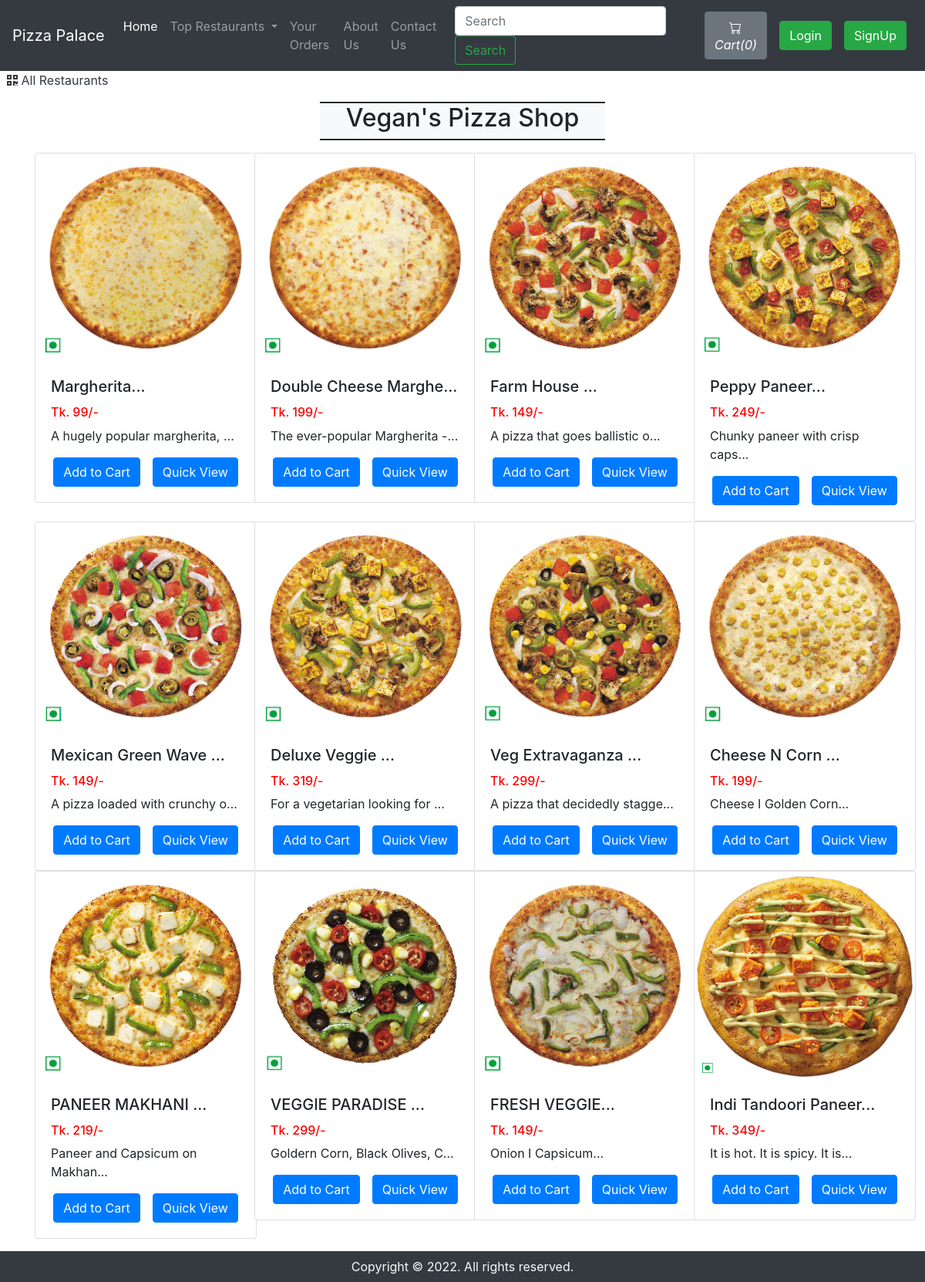
The app's page /pizzaListDisp.php?resid=1 with its own data.
### tables this page shows
CREATE TABLE `system_info` (
  `interim_id` int(11) NOT NULL,
  `sys_Name` varchar(21) NOT NULL,
  `email` varchar(40) NOT NULL,
  `sys_Contact01` bigint(21) NOT NULL,
  `contact2` bigint(21) DEFAULT NULL COMMENT 'Not required',
  `address` text NOT NULL,
  `date_time` datetime NOT NULL DEFAULT current_timestamp()
);

CREATE TABLE `pizza_items` (
  `pizza_id` int(12) NOT NULL,
  `pizza_Name` varchar(255) NOT NULL,
  `pizza_Price` int(12) NOT NULL,
  `pizza_Description` text NOT NULL,
  `pizza_res_id` int(12) NOT NULL,
  `pizza_AddDate` datetime NOT NULL DEFAULT current_timestamp()
);

### pizzaListDisp.php (the view, shortened to what this page needs)
<!doctype html>
<html lang="en">
<head>
    <link rel="stylesheet" href="https://stackpath.bootstrapcdn.com/bootstrap/4.4.1/css/bootstrap.min.css">
    <link rel="stylesheet" href="https://use.fontawesome.com/releases/v5.8.2/css/all.css">
</head>
<body>
    <?php error_reporting(0); include 'components/connect.php';?>
    <?php error_reporting(0); require 'components/pilot.php' ?>
    <div>&nbsp;
        <a href="index.php" class="active text-dark">
        <i class="fas fa-qrcode"></i>
            <span>All Restaurants</span>
        </a>
    </div>
    <div class="container my-3" id="cont">
        <div class="col-lg-4 text-center bg-light my-3" style="margin:auto;border-top: 2px groove black;border-bottom: 2px groove black;">
            <h2 class="text-center"><span id="catTitle">Items</span></h2>
        </div>
        <div class="row">
        <?php error_reporting(0);
            $id = $_GET['resid'];
            $sql = "SELECT * FROM `pizza_items` WHERE pizza_res_id = $id";
            $result = mysqli_query($conn, $sql);
            while($row = mysqli_fetch_assoc($result)){
                $pizza_id = $row['pizza_id'];
                $pizza_Name = $row['pizza_Name'];
                $pizza_Price = $row['pizza_Price'];
                $pizza_Description = $row['pizza_Description'];
                echo '<div class="col-xs-3 col-sm-3 col-md-3">
                        <div class="card" style="width: 18rem;">
                            <img src="img/pizza-'.$pizza_id. '.jpg" class="card-img-top" alt="image for this pizza" width="249px" height="270px">
                            <div class="card-body">
                                <h5 class="card-title">' . substr($pizza_Name, 0, 20). '...</h5>
                                <h6 style="color: #ff0000">Tk. '.$pizza_Price. '/-</h6>
                                <p class="card-text">' . substr($pizza_Description, 0, 29). '...</p>
                                <div class="row justify-content-center">';
                                if($loggedin){
                                    $quaSql = "SELECT `quantity` FROM `cart` WHERE pizza_id = '$pizza_id' AND `customer_id`='$customer_id'";
                                    $quaresult = mysqli_query($conn, $quaSql);
                                    $quaExistRows = mysqli_num_rows($quaresult);
                                    if($quaExistRows == 0) {
                                        echo '<form action="components/cartEdit.php" method="POST">
                                              <input type="hidden" name="itemId" value="' .$pizza_id. '">
                                              <button type="submit" name="addToCart" class="btn btn-primary mx-2">Add to Cart</button>';
                                    }else {
                                        echo '<a href="cartDisp.php"><button class="btn btn-primary mx-2">Go to Cart</button></a>';
                                    }
                                }
                                else{
                                    echo '<button class="btn btn-primary mx-2" data-toggle="modal" data-target="#loginModal">Add to Cart</button>';
                                }
                            echo '</form>
                                <a href="pizzaDisp.php?pizzaid=' . $pizza_id . '" class="mx-2"><button class="btn btn-primary">Quick View</button></a>
                                </div>
                            </div>
                        </div>
                    </div>';
            }
            ?>
        </div>
    </div>
    <?php error_reporting(0); require 'components/pageFooter.php' ?>
</body>
</html>

### components/pilot.php (shortened to what this page needs)
<?php error_reporting(0);
if(isset($_SESSION['loggedin']) && $_SESSION['loggedin']==true){
  $loggedin= true;
  $customer_id = $_SESSION['customer_id'];
  $username = $_SESSION['username'];
}
else{
  $loggedin = false;
  $customer_id = 0;
}
$sql = "SELECT * FROM `system_info`";
$result = mysqli_query($conn, $sql);
$row = mysqli_fetch_assoc($result);
$sys_Name = $row['sys_Name'];
echo '<nav class="navbar navbar-expand-lg navbar-dark bg-dark">
      <a class="navbar-brand" href="index.php">'.$sys_Name.'</a>
      <button class="navbar-toggler" type="button" data-toggle="collapse" data-target="#navbarSupportedContent" aria-controls="navbarSupportedContent" aria-expanded="false" aria-label="Toggle navigation">
        <span class="navbar-toggler-icon"></span>
      </button>
      <div class="collapse navbar-collapse" id="navbarSupportedContent">
        <ul class="navbar-nav mr-auto">
          <li class="nav-item active">
            <a class="nav-link" href="index.php">Home <span class="sr-only">(current)</span></a>
          </li>
          <li class="nav-item dropdown">
            <a class="nav-link dropdown-toggle" href="#" id="navbarDropdown" role="button" data-toggle="dropdown" aria-haspopup="true" aria-expanded="false">
              Top Restaurants
            </a>
            <div class="dropdown-menu" aria-labelledby="navbarDropdown">';
            echo '</div>
          </li>
          <li class="nav-item">
            <a class="nav-link" href="orderDisp.php">Your Orders</a>
          </li>
          <li class="nav-item">
            <a class="nav-link" href="aboutSystem.php">About Us</a>
          </li>
          <li class="nav-item">
            <a class="nav-link" href="contactForm.php">Contact Us</a>
          </li>
        </ul>
        <form method="get" action="/pizza-delivery/searchFX.php" class="form-inline my-2 my-lg-0 mx-3">
          <input class="form-control mr-sm-2" type="search" name="search" id="search" placeholder="Search" aria-label="Search" required>
          <button class="btn btn-outline-success my-2 my-sm-0" type="submit">Search</button>
        </form>';
        $countsql = "SELECT SUM(`quantity`) FROM `cart` WHERE `customer_id`=$customer_id";
        $countresult = mysqli_query($conn, $countsql);
        $countrow = mysqli_fetch_assoc($countresult);
        $count = $countrow['SUM(`quantity`)'];
        if(!$count) {
          $count = 0;
        }
        echo '<a href="cartDisp.php"><button type="button" class="btn btn-secondary mx-2" title="MyCart">
          <svg xmlns="img/cart.svg" width="16" height="16" fill="currentColor" class="bi bi-cart" viewBox="0 0 16 16">
            <path d="M0 1.5A.5.5 0 0 1 .5 1H2a.5.5 0 0 1 .485.379L2.89 3H14.5a.5.5 0 0 1 .491.592l-1.5 8A.5.5 0 0 1 13 12H4a.5.5 0 0 1-.491-.408L2.01 3.607 1.61 2H.5a.5.5 0 0 1-.5-.5zM3.102 4l1.313 7h8.17l1.313-7H3.102zM5 12a2 2 0 1 0 0 4 2 2 0 0 0 0-4zm7 0a2 2 0 1 0 0 4 2 2 0 0 0 0-4zm-7 1a1 1 0 1 1 0 2 1 1 0 0 1 0-2zm7 0a1 1 0 1 1 0 2 1 1 0 0 1 0-2z"/>
          </svg>
          <i class="bi bi-cart">Cart(' .$count. ')</i>
        </button></a>';
        if($loggedin){
          echo '<ul class="navbar-nav mr-2">
            <li class="nav-item dropdown">
              <a class="nav-link dropdown-toggle" href="#" id="navbarDropdown" role="button" data-toggle="dropdown"> Welcome ' .$username. '</a>
              <div class="dropdown-menu" aria-labelledby="navbarDropdown">
                <a class="dropdown-item" href="components/logOut.php">Logout</a>
              </div>
            </li>
          </ul>
          <div class="text-center image-size-small position-relative">
            <a href="profileDisp.php"><img src="img/person-' .$customer_id. '.jpg" class="rounded-circle" onError="this.src = \'img/profilePic.jpg\'" style="width:40px; height:40px"></a>
          </div>';
        }
        else {
          echo '
          <button type="button" class="btn btn-success mx-2"  data-toggle="modal" data-target="#loginModal">Login</button>
          <button type="button" class="btn btn-success mx-2"  data-toggle="modal" data-target="#signupModal">SignUp</button>';
        }
  echo '</div>
    </nav>';
?>

### pizzaListDisp.php (style rules this page uses)
#cont { min-height : 570px; }

### records on screen
system_info: sys_Name "Pizza Palace"
pizza_items: shows a picture, pizza_Name "Margherita", pizza_Price "99", pizza_Description "A hugely popular margherita,"
pizza_items: shows a picture, pizza_Name "Double Cheese Marghe", pizza_Price "199", pizza_Description "The ever-popular Margherita -"
pizza_items: shows a picture, pizza_Name "Farm House", pizza_Price "149", pizza_Description "A pizza that goes ballistic o"
pizza_items: shows a picture, pizza_Name "Peppy Paneer", pizza_Price "249", pizza_Description "Chunky paneer with crisp caps"
pizza_items: shows a picture, pizza_Name "Mexican Green Wave", pizza_Price "149", pizza_Description "A pizza loaded with crunchy o"
pizza_items: shows a picture, pizza_Name "Deluxe Veggie", pizza_Price "319", pizza_Description "For a vegetarian looking for"
pizza_items: shows a picture, pizza_Name "Veg Extravaganza", pizza_Price "299", pizza_Description "A pizza that decidedly stagge"
pizza_items: shows a picture, pizza_Name "Cheese N Corn", pizza_Price "199", pizza_Description "Cheese I Golden Corn"
pizza_items: shows a picture, pizza_Name "PANEER MAKHANI", pizza_Price "219", pizza_Description "Paneer and Capsicum on Makhan"
pizza_items: shows a picture, pizza_Name "VEGGIE PARADISE", pizza_Price "299", pizza_Description "Goldern Corn, Black Olives, C"
pizza_items: shows a picture, pizza_Name "FRESH VEGGIE", pizza_Price "149", pizza_Description "Onion I Capsicum"
pizza_items: shows a picture, pizza_Name "Indi Tandoori Paneer", pizza_Price "349", pizza_Description "It is hot. It is spicy. It is"

### other values on screen
$count "0"
